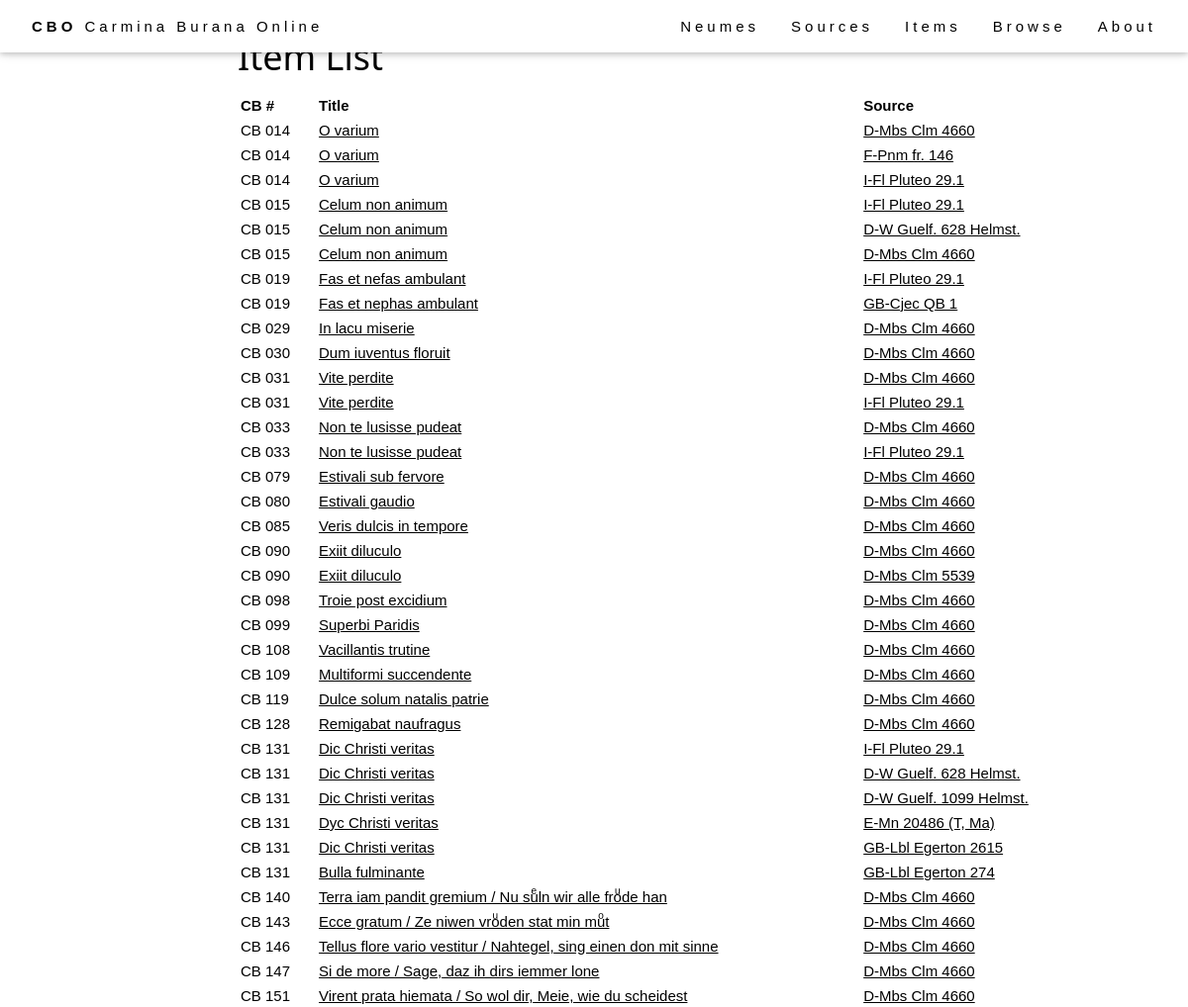
Before: /browse/items/ (upper part) with the older database file.
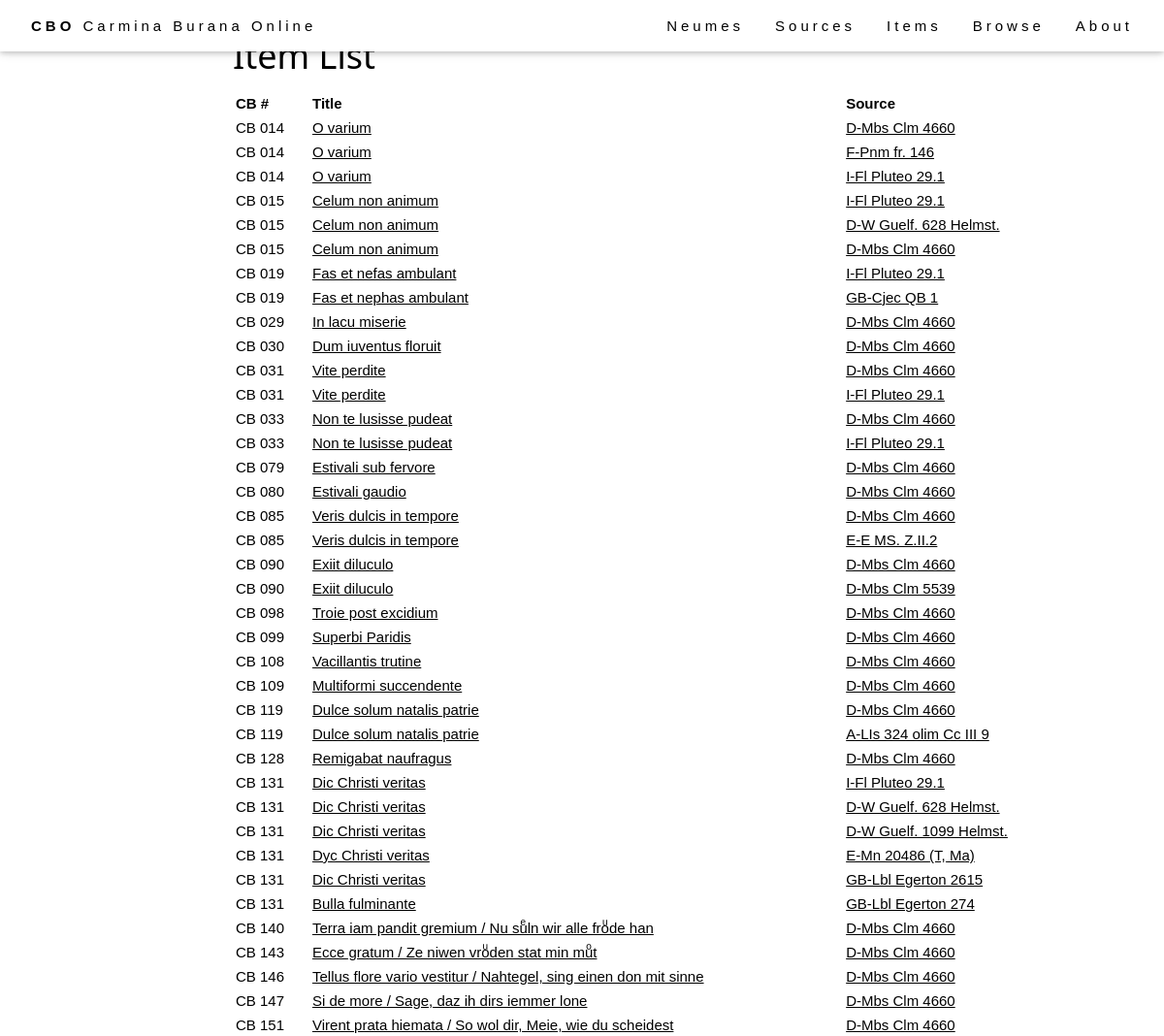
After: the same page with the newer database file.
### browse/models.py (models this page shows, shortened)
class Item(models.Model):
    abstract_item = models.ForeignKey(AbstractItem, on_delete=models.PROTECT, null=True)
    source = models.ForeignKey(Source, on_delete=models.RESTRICT, null=True)
    foliation_start = models.CharField(max_length=64, help_text="First folio occupied by the item in the source.")
    foliation_end = models.CharField(max_length=64, help_text="Last folio occupied by the item in the source.")
    title = models.CharField(max_length=256, help_text="Title of the item (incipit).")
    language = models.ManyToManyField(Language)
    file = models.CharField(max_length=64, help_text="Filename (without extensions).", null=True)
    IIIF_canvasIndex = models.CharField(max_length=256, help_text="IIIF canvas index of the item.", blank=True)
    alternative_img_link = models.CharField(max_length=1024, help_text="Alternative link for source images (if IIIF is not available).", blank=True)
    class Meta:
        ordering = [Length('abstract_item__cb_id'), 'abstract_item__cb_id']
    def get_absolute_url(self):
        return reverse('item-detail', args=[str(self.pk)])

class AbstractItem(models.Model):
    cb_id = models.CharField(max_length=10, help_text="Number of the item.")
    theme = models.ManyToManyField(Theme)
    genre = models.ForeignKey(Genre, on_delete=models.SET_NULL, null=True)
    class Meta:
        ordering = [Length('cb_id'), 'cb_id']

class Source(models.Model):
    bib_id = models.CharField(max_length=128, unique=True, help_text="The source identifier.")
    nick_name = models.CharField(max_length=128, help_text="The source name.", blank=True)
    country = models.CharField(max_length=256, help_text="The source location (country).")
    location = models.CharField(max_length=256, help_text="The source location (institution).")
    century = models.CharField(max_length=256, help_text="The source century.", blank=True)
    notation = models.CharField(max_length=256, help_text="The source notation type (for musical notation only).", blank=True)
    url = models.CharField(max_length=512, help_text="External url to access the source images.", blank=True)
    concordances = models.TextField(help_text="Concordances with the Codex Buranus.", blank=True)
    notes = models.TextField(help_text="Additional notes on the source.", blank=True)
    IIIF_manifest = models.CharField(max_length=1024, help_text="URL of the IIIF manifest.", blank=True)
    class Meta:
        ordering = ['country', 'location', 'bib_id']
    def get_absolute_url(self):
        return reverse('source-detail', args=[str(self.id)])

### browse/views.py (the view)
# urls.py: path('items/', views.ItemListView.as_view(), name='items'),
class ItemListView(generic.ListView):
    model = Item
    context_object_name = 'item_list'
    template_name = 'item_list.html'

### templates/item_list.html (shortened to what this page needs)
{% extends "base_generic.html" %}
{% block content %}
<div class="flex-column" style="flex: 20%">
</div>
<div style="flex: 70%">
  <h1>Item List</h1>
  <table style="width: 100%;">
    <tr>
      <th>CB #</th>
      <th>Title</th>
      <th>Source</th>
    </tr>
    {% for item in item_list %}
    {% include "item_as_tr.html" with item=item %}
    {% endfor %}
  </table>
</div>
<div class="flex-column" style="flex: 10%">
</div>
{% endblock %}

### templates/item_as_tr.html
{% load static %}
<tr>
  <td style="width: 75px;">CB {{ item.abstract_item.cb_id }}</td>
  <td><a href="{{ item.get_absolute_url }}">{{ item.title }}</a></td>
  <td><a href="{{ item.source.get_absolute_url }}">{{ item.source.bib_id }}</a></td>
</tr>

Changed rows visible on the page:
added Item: abstract_item.cb_id "085", title "Veris dulcis in tempore", source.bib_id "E-E MS. Z.II.2"
added Item: abstract_item.cb_id "119", title "Dulce solum natalis patrie", source.bib_id "A-LIs 324 olim Cc III 9"
